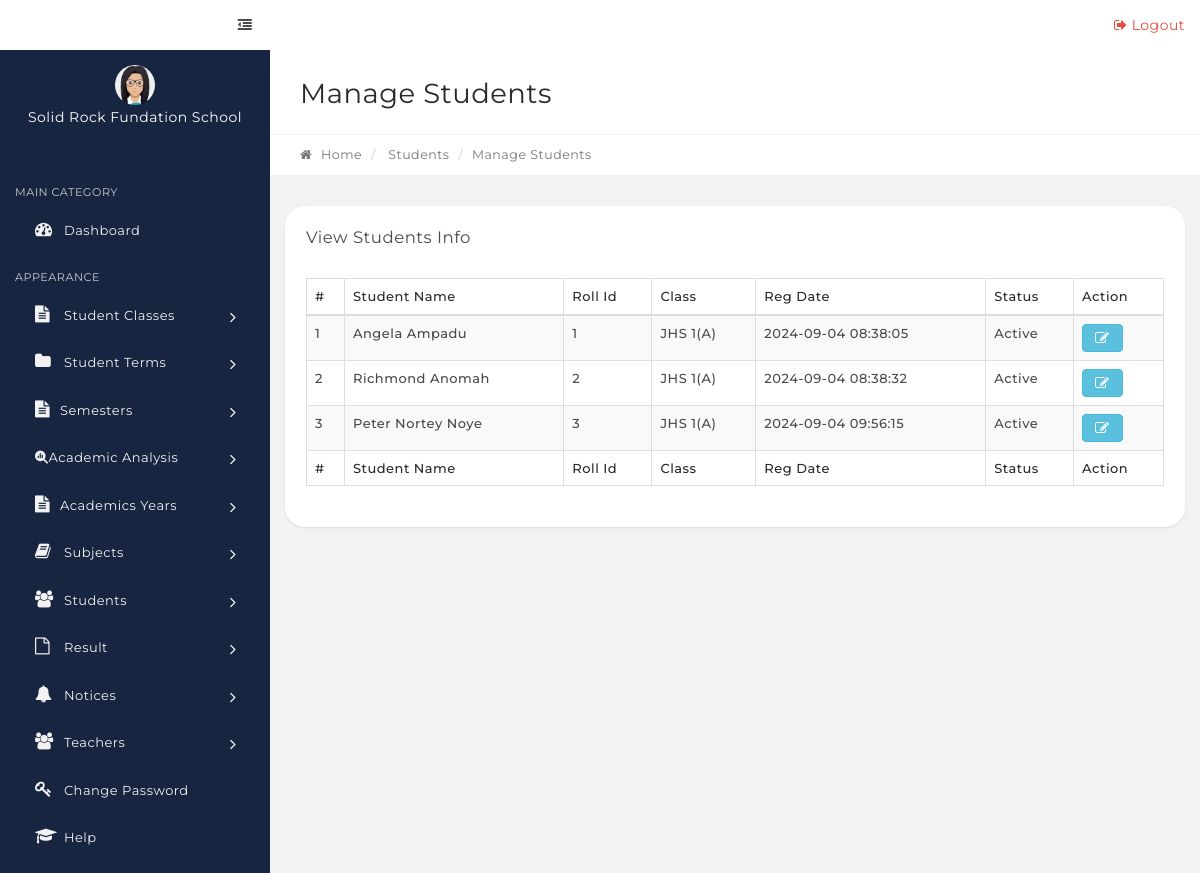
Screenshot of /srf/manage-students.php with the database file from the repository.
### tables this page shows
CREATE TABLE `tblstudents` (
  `StudentId` int(11) NOT NULL,
  `StudentName` varchar(100) DEFAULT NULL,
  `RollId` varchar(100) DEFAULT NULL,
  `StudentEmail` varchar(100) DEFAULT NULL,
  `Gender` varchar(10) DEFAULT NULL,
  `DOB` varchar(100) DEFAULT NULL,
  `ClassId` int(11) DEFAULT NULL,
  `RegDate` timestamp NULL DEFAULT CURRENT_TIMESTAMP,
  `UpdationDate` timestamp NULL DEFAULT NULL,
  `Status` int(1) DEFAULT NULL
);

CREATE TABLE `tblclasses` (
  `id` int(11) NOT NULL,
  `ClassName` varchar(80) DEFAULT NULL,
  `ClassNameNumeric` int(4) DEFAULT NULL,
  `Section` varchar(5) DEFAULT NULL,
  `CreationDate` timestamp NULL DEFAULT CURRENT_TIMESTAMP,
  `UpdationDate` timestamp NULL DEFAULT NULL
);

### srf/manage-students.php (the view, shortened to what this page needs)
<?php
include('includes/config.php');
if(strlen($_SESSION['alogin'])=="")
    {
    header("Location: index.php");
    }
    else{
?>
<link rel="stylesheet" type="text/css" href="assets/js/DataTables/datatables.min.css"/>
   <?php include('includes/topbar.php');?>
            <div class="content-wrapper">
                <div class="content-container">
<?php include('includes/leftbar.php');?>
                    <div class="main-page">
                        <div class="container-fluid">
                            <div class="row page-title-div">
                                <div class="col-md-6">
                                    <h2 class="title">Manage Students</h2>
                                </div>
                            </div>
                            <div class="row breadcrumb-div">
                                <div class="col-md-6">
                                    <ul class="breadcrumb">
            							<li><a href="dashboard.php"><i class="fa fa-home"></i> Home</a></li>
                                        <li> Students</li>
            							<li class="active">Manage Students</li>
            						</ul>
                                </div>
                            </div>
                        </div>
                        <section class="section">
                            <div class="container-fluid">
                                <div class="row">
                                    <div class="col-md-12">
                                        <div class="panel">
                                            <div class="panel-heading">
                                                <div class="panel-title">
                                                    <h5>View Students Info</h5>
                                                </div>
                                            </div>
                                            <div class="panel-body p-20">
                                                <table id="example" class="display table table-striped table-bordered" cellspacing="0" width="100%">
                                                    <thead>
                                                        <tr>
                                                            <th>#</th>
                                                            <th>Student Name</th>
                                                            <th>Roll Id</th>
                                                            <th>Class</th>
                                                            <th>Reg Date</th>
                                                            <th>Status</th>
                                                            <th>Action</th>
                                                        </tr>
                                                    </thead>
                                                    <tfoot>
                                                        <tr>
                                                          <th>#</th>
                                                            <th>Student Name</th>
                                                            <th>Roll Id</th>
                                                            <th>Class</th>
                                                            <th>Reg Date</th>
                                                            <th>Status</th>
                                                            <th>Action</th>
                                                        </tr>
                                                    </tfoot>
                                                    <tbody>
<?php $sql = "SELECT tblstudents.StudentName,tblstudents.RollId,tblstudents.RegDate,tblstudents.StudentId,tblstudents.Status,tblclasses.ClassName,tblclasses.Section from tblstudents join tblclasses on tblclasses.id=tblstudents.ClassId";
$query = $dbh->prepare($sql);
$query->execute();
$results=$query->fetchAll(PDO::FETCH_OBJ);
$cnt=1;
if($query->rowCount() > 0)
{
foreach($results as $result)
{   ?>
<tr>
 <td><?php echo htmlentities($cnt);?></td>
                                                            <td><?php echo htmlentities($result->StudentName);?></td>
                                                            <td><?php echo htmlentities($result->RollId);?></td>
                                                            <td><?php echo htmlentities($result->ClassName);?>(<?php echo htmlentities($result->Section);?>)</td>
                                                            <td><?php echo htmlentities($result->RegDate);?></td>
                                                             <td><?php if($result->Status==1){
echo htmlentities('Active');
}
else{
   echo htmlentities('Blocked');
}
                                                                ?></td>
<td>
<a href="edit-student.php?stid=<?php echo htmlentities($result->StudentId);?>" class="btn btn-info"><i class="fa fa-edit" title="Edit Record"></i> </a>
</td>
</tr>
<?php $cnt=$cnt+1;}} ?>
                                                    </tbody>
                                                </table>
                                            </div>
                                        </div>
                                    </div>
                                                </div>
                                            </div>
                                        </div>
                                    </div>
                                </div>
<?php include('includes/footer.php');?>
<?php } ?>

### rows the page displays
tblstudents: StudentName "Angela Ampadu", RollId "1", ClassId.ClassName "JHS 1", ClassId.Section "A", RegDate "2024-09-04 08:38:05"
tblstudents: StudentName "Richmond Anomah", RollId "2", ClassId.ClassName "JHS 1", ClassId.Section "A", RegDate "2024-09-04 08:38:32"
tblstudents: StudentName "Peter Nortey Noye", RollId "3", ClassId.ClassName "JHS 1", ClassId.Section "A", RegDate "2024-09-04 09:56:15"
